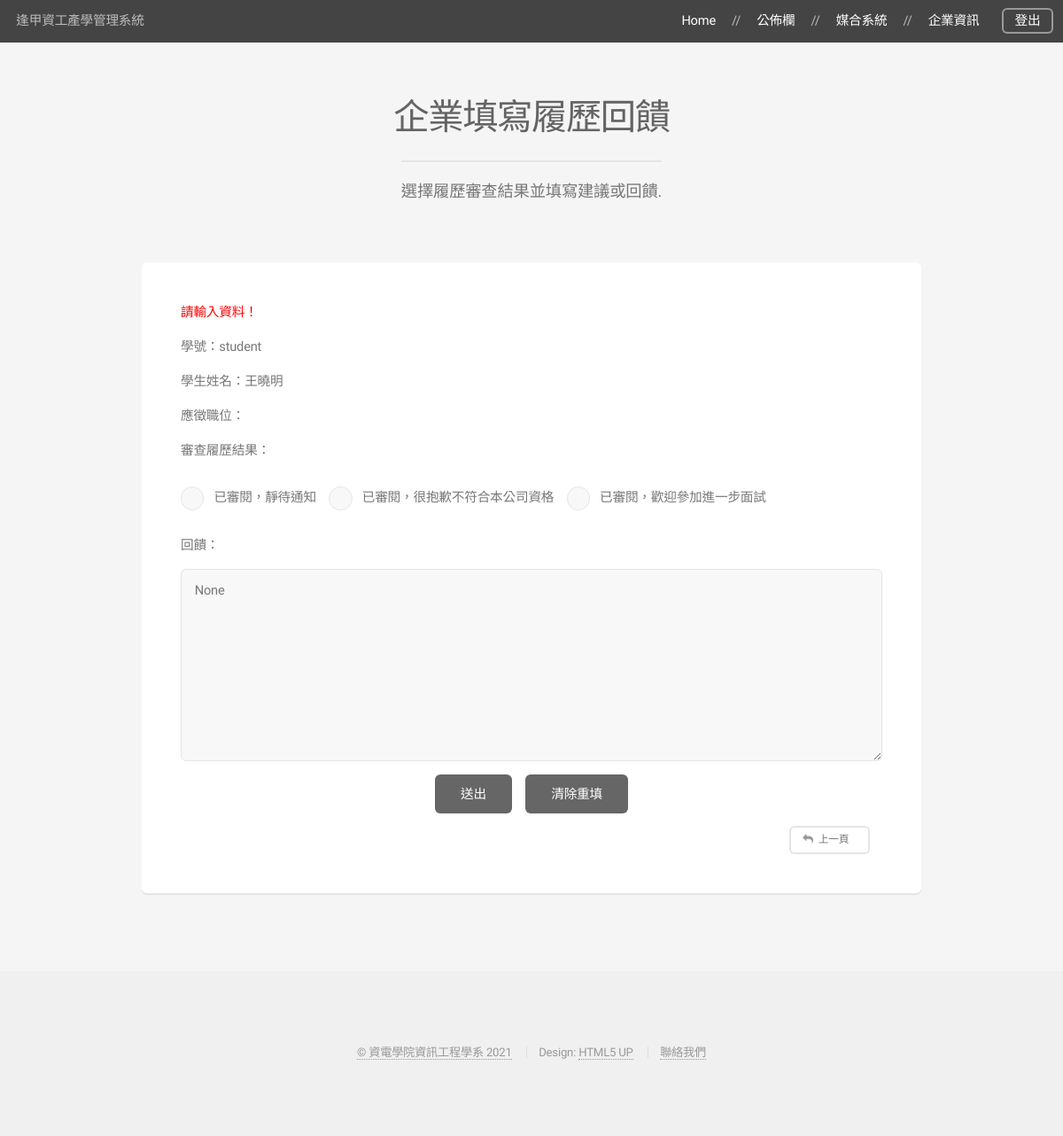
Before: /match/companyReview/1/ (signed in) with the older database file.
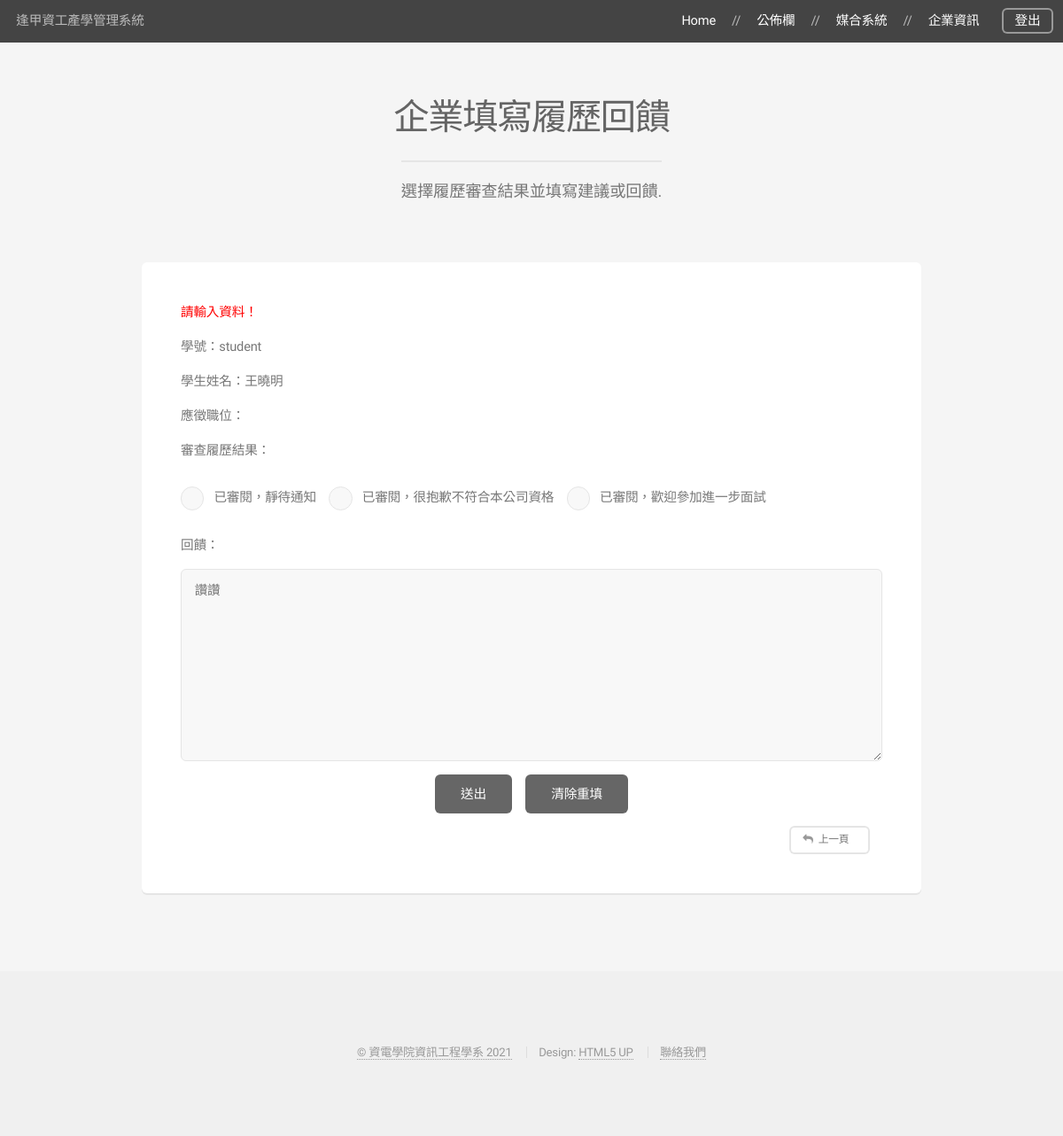
After: the same page with the newer database file.
### match/models.py (models this page shows)
class Admission(models.Model):
    company = models.ForeignKey(Company, related_name='admission_company', on_delete=models.CASCADE, verbose_name='公司')
    student = models.ForeignKey(Student, related_name='admission_student', on_delete=models.CASCADE, verbose_name='學生')
    volunteer_order = models.CharField(max_length=10, verbose_name='志願序', blank=True, null=True)
    sort = models.CharField(max_length=10, verbose_name='正備取')
    vacancy = models.CharField(max_length=100, verbose_name='應徵職位')
    vacancy_result = models.CharField(max_length=20, verbose_name='錄取職位', blank=True, null=True)
    review = models.CharField(max_length=50, verbose_name='履歷審查結果', blank=True, null=True, default='履歷尚未審閱')
    feedback = models.TextField(verbose_name='履歷審查回饋', blank=True, null=True)
    remark = models.TextField(verbose_name='備註', blank=True)
    class Meta:
        ordering = ('student',)
        verbose_name = '媒合資訊'
        verbose_name_plural = '媒合資訊'

### match/views.py (the view)
# urls.py: path('companyReview/<int:resume_id>/', views.company_review),
def company_review(request, resume_id=None):
    if request.user.is_authenticated:
        if request.user.profile.role == Profile.COMPANY and Function.objects.get(function='履歷審察').switch is True:
            check_user = ContactPerson.objects.filter(user=request.user)
            if check_user.exists():
                check_company = Company.objects.filter(contact_persons=check_user.get())
                if check_company.exists():
                    company = Company.objects.get(contact_persons=check_user.get())
                    student = Student.objects.get(user=Resume.objects.get(id=resume_id).student.user)
                    check_admission = Admission.objects.filter(student=student, company=company)
                    if check_admission.exists():
                        unit = Admission.objects.get(student=student, company=company)
                        if request.method == 'POST':
                            unit.review = request.POST['review']
                            unit.feedback = request.POST['feedback']
                            unit.save()
                            message = '修改上傳成功！'
                        else:
                            message = '請輸入資料！'
                    else:
                        message = '這位學生沒有投這間公司履歷！'
                        return redirect('/company/')
                else:
                    message = '使用者個人資料未定義!'
                    return redirect('/company/companyEdit')
            else:
                message = '無此負責人'
                return redirect('/company')
        else:
            message = '身分錯誤！請先登出切換身分 or 功能尚未開放！'
            return redirect('/personal_index')
        return render(request, 'company_review.html', locals())
    else:
        return redirect('')

### match/templates/company_review.html (shortened to what this page needs)
{% extends 'base.html' %}
{% block headmessage %}
    <header>
        <h2>企業填寫履歷回饋</h2>
        <p>選擇履歷審查結果並填寫建議或回饋.</p>
    </header>
{% endblock %}
{% block content %}
    <div class="box">
        <form method="POST" action="#" enctype="multipart/form-data">
            <div class="row gtr-50 gtr-uniform">
                <div class="col-12">
                    {% if message %}
                        <div class="alert alert-warning" style="color: red">{{message}}</div>
                    {% endif %}
                </div>
                <div class="col-12">
                    <p>學號：{{ student.user.username }}</p>
                </div>
                <div class="col-12">
                    <p>學生姓名：{{ student.name }}</p>
                </div>
                <div class="col-12">
                    <font>應徵職位：</font><font color="#79aec8">{{ unit.vacancy }}</font>
                </div>
                <div class="col-12">
                    <p>審查履歷結果：</p>
                        <label for="1">
                            已審閱，靜待通知
                        </label>
                        <label for="2">
                            已審閱，很抱歉不符合本公司資格
                        </label>
                        <label for="3">
                            已審閱，歡迎參加進一步面試
                        </label>
                </div>
                <div class="col-12">
                    <p>回饋：</p>
                </div>
                <div class="col-12">
                    <textarea name="feedback" id="feedback" rows="8">{{ unit.feedback }}</textarea>
                </div>
                <div class="col-12">
                    <ul class="actions special">
                        <li><input type="submit" value="送出" /></li>
                        <li><input type="reset" value="清除重填" /></li>
                    </ul>
                </div>
                <div class="col-10 col-12-mobilep">
                </div>
                <div class=" col-2 col-12-mobilep">
                    <ul class="actions special">
                        <li><a href="/match/companyAdmission" class="button alt small icon fa-reply">上一頁</a></li>
                    </ul>
                </div>
            </div>
        </form>
    </div>
{% endblock %}

Changed rows visible on the page:
changed Admission: feedback "None" → "讚讚"
